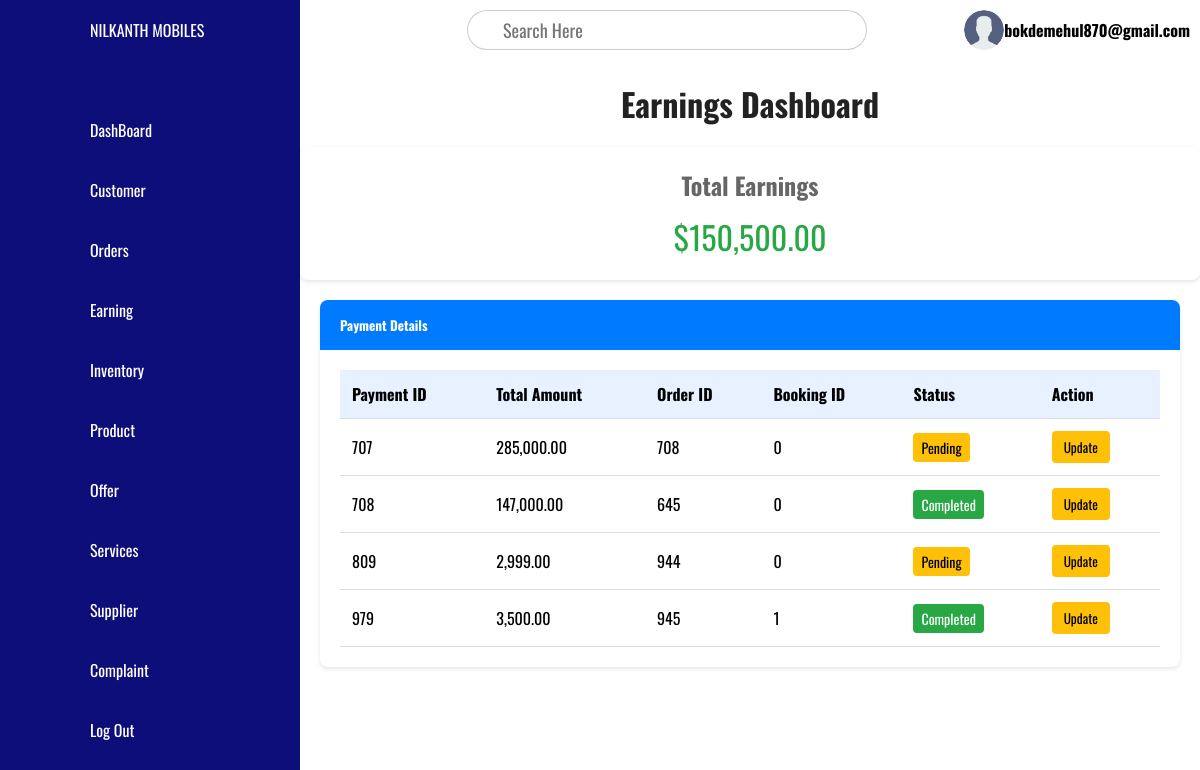
The page /project/admin/module/payment.php (signed in) on the database its author committed.
### tables this page shows
CREATE TABLE `payment` (
  `PAYMENT_ID` int(11) NOT NULL,
  `TOTAL_AMT` decimal(11,2) DEFAULT NULL,
  `ORDER_ID` int(11) DEFAULT NULL,
  `BOOKING_ID` int(11) DEFAULT NULL,
  `STATUS` char(50) DEFAULT NULL
);

### project/admin/module/payment.php (the view, shortened to what this page needs)
<?php require_once "/xampp/htdocs/Project/config/db.php" ?>
<?php
$totalEarnings = 0;
$totalQuery = "SELECT SUM(TOTAL_AMT) AS total FROM payment WHERE STATUS = 'COMPLETED'";
$totalResult = $conn->query($totalQuery);
if ($totalResult && $totalResult->num_rows > 0) {
    $row = $totalResult->fetch_assoc();
    $totalEarnings = $row['total'] ?? 0;
}
$paymentsQuery = "SELECT * FROM payment ORDER BY PAYMENT_ID ASC";
$paymentsResult = $conn->query($paymentsQuery);
?>
<!DOCTYPE html>
<html lang="en">
<head>
    <link rel="stylesheet" href="/Project/assets/css/style.css">
</head>
<body>
<?php require_once "/xampp/htdocs/Project/admin/Nav.php" ?>
    <div class="main">
    <?php require_once "/xampp/htdocs/Project/admin/main.php" ?>
        <div class="container">
            <h1 class="text-center">Earnings Dashboard</h1>
            <div class="earnings-summary">
                <div class="earnings-card">
                    <div class="card-content">
                        <h2 class="card-title">Total Earnings</h2>
                        <p class="earnings-amount">$<?php echo number_format((float)$totalEarnings, 2); ?></p>
                    </div>
                </div>
            </div>
            <div class="payment-card">
                <div class="card-header">
                    <h5>Payment Details</h5>
                </div>
                <div class="card-content">
                    <div class="table-container">
                        <table class="payment-table">
                            <thead>
                                <tr>
                                    <th>Payment ID</th>
                                    <th>Total Amount</th>
                                    <th>Order ID</th>
                                    <th>Booking ID</th>
                                    <th>Status</th>
                                    <th>Action</th>
                                </tr>
                            </thead>
                            <tbody>
                                <?php if ($paymentsResult->num_rows > 0): ?>
                                    <?php while ($row = $paymentsResult->fetch_assoc()): ?>
                                        <tr>
                                            <td><?php echo htmlspecialchars($row['PAYMENT_ID']); ?></td>
                                            <td><?php echo number_format((float)$row['TOTAL_AMT'], 2); ?></td>
                                            <td><?php echo htmlspecialchars($row['ORDER_ID']); ?></td>
                                            <td><?php echo htmlspecialchars($row['BOOKING_ID']); ?></td>
                                            <td>
                                                <span class="status-badge <?php echo strtolower($row['STATUS']) === 'completed' ? 'status-success' : 'status-warning'; ?>">
                                                    <?php echo htmlspecialchars(ucfirst(strtolower($row['STATUS']))); ?>
                                                </span>
                                            </td>
                                            <td>
                                                <button class="update-btn" data-payment-id="<?php echo htmlspecialchars($row['PAYMENT_ID']); ?>"
                                                    data-total-amt="<?php echo htmlspecialchars($row['TOTAL_AMT']); ?>"
                                                    data-order-id="<?php echo htmlspecialchars($row['ORDER_ID']); ?>"
                                                    data-booking-id="<?php echo htmlspecialchars($row['BOOKING_ID']); ?>"
                                                    data-status="<?php echo htmlspecialchars($row['STATUS']); ?>"
                                                    onclick="openModal(this)">Update</button>
                                            </td>
                                        </tr>
                                    <?php endwhile; ?>
                                <?php else: ?>
                                    <tr>
                                        <td colspan="6" class="text-center text-muted">No payments found</td>
                                    </tr>
                                <?php endif; ?>
                            </tbody>
                        </table>
                    </div>
                </div>
            </div>
        </div>
    </div>
</body>
</html>

### project/assets/css/style.css (style rules this page uses)
* { font-family: "Oswald", serif; margin: 0; padding: 0; box-sizing: border-box; }
:root { --blue:rgb(14, 14, 123); --white: #fff; --gray: #f5f5f5; --black1: #222; --black2: #999; --primary:rgb(54, 54, 204); }
body { min-height: 100vh; overflow-x: hidden; }
.container { position: relative; width: 100%; }
.main { position: absolute; width: calc(100% - 300px); left: 300px; min-height: 100vh; background: var(--white); transition: 0.5s; }
.earnings-summary { margin: 20px 0; }
.earnings-card { background: white; border-radius: 8px; box-shadow: 0 2px 4px rgba(0,0,0,0.1); }
.card-content { padding: 20px; }
.card-title { color: #666; margin-bottom: 10px; text-align: center; }
.earnings-amount { font-size: 2em; color: #28a745; margin: 0; text-align: center; }
.payment-card { background: white; border-radius: 8px; box-shadow: 0 2px 4px rgba(0,0,0,0.1); margin: 20px; }
.card-header { background: #007bff; color: white; padding: 15px 20px; border-radius: 8px 8px 0 0; }
.table-container { overflow-x: auto; }
.payment-table { width: 100%; border-collapse: collapse; }
.payment-table th, .payment-table td { padding: 12px; text-align: left; border-bottom: 1px solid #dddddd; }
.payment-table thead { background: #e7f1ff; }
.status-badge { padding: 4px 8px; border-radius: 4px; font-size: 0.875em; }
.status-success { background: #28a745; color: white; }
.status-warning { background: #ffc107; color: #000; }
.update-btn { background: #ffc107; color: #000; border: none; padding: 6px 12px; border-radius: 4px; cursor: pointer; }
h1 { text-align: center; margin: 20px 0; color: var(--black1); }

### rows shown on the page
payment: PAYMENT_ID "707", TOTAL_AMT "285,000.00", ORDER_ID "708", BOOKING_ID "0", STATUS "Pending"
payment: PAYMENT_ID "708", TOTAL_AMT "147,000.00", ORDER_ID "645", BOOKING_ID "0", STATUS "Completed"
payment: PAYMENT_ID "809", TOTAL_AMT "2,999.00", ORDER_ID "944", BOOKING_ID "0", STATUS "Pending"
payment: PAYMENT_ID "979", TOTAL_AMT "3,500.00", ORDER_ID "945", BOOKING_ID "1", STATUS "Completed"

### other values the page prints
$_SESSION['user_email'] "bokdemehul870@gmail.com"
$totalEarnings "150,500.00"
